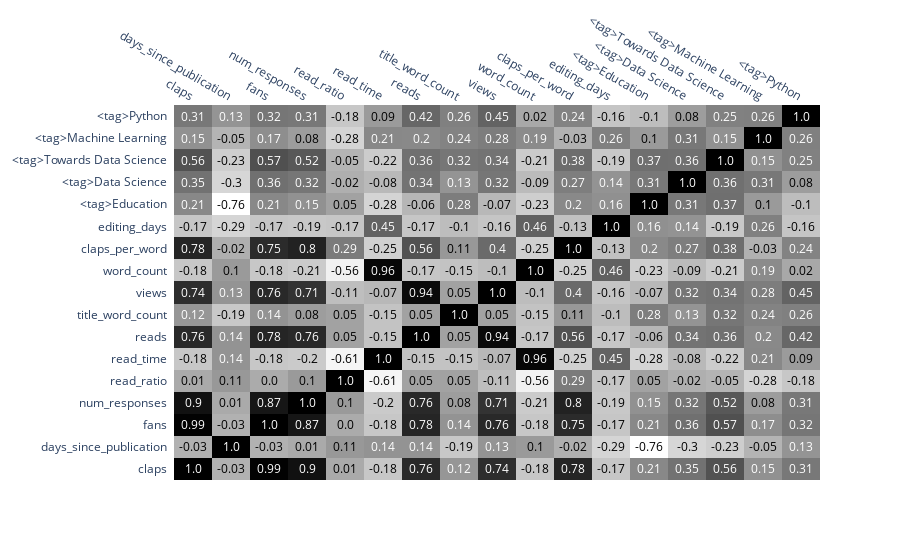

Here is the notebook cell this chart was saved with:
### Markdown cell above
In a similar fashion to the previous example, we can create a customisable heatmap of correlations:

### Code cell
cscales = ['Greys', 'YlGnBu', 'Greens', 'YlOrRd', 'Bluered', 'RdBu',
            'Reds', 'Blues', 'Picnic', 'Rainbow', 'Portland', 'Jet',
            'Hot', 'Blackbody', 'Earth', 'Electric', 'Viridis', 'Cividis']

# We use the Figure Factory module of Plotly, which
# defines many unique and powerful plots to be used
# in Python. 
# For more info, see: https://plot.ly/python/figure-factory-subplots/
import plotly.figure_factory as ff

corrs = df.corr(numeric_only=True)

@interact
def plot_corrs(colorscale=cscales):
    figure = ff.create_annotated_heatmap(z = corrs.round(2).values, 
                                     x =list(corrs.columns), 
                                     y=list(corrs.index), 
                                     colorscale=colorscale,
                                     annotation_text=corrs.round(2).values)
    iplot(figure)
    ## If you are using Google Colab, comment out the above line of code and uncomment the line below
    #figure.show(renderer="colab")
